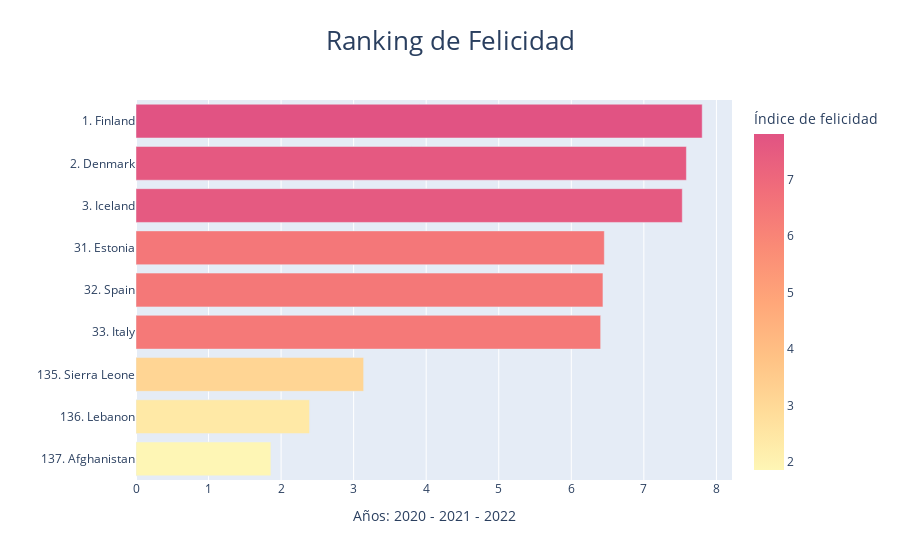

The notebook cell saved with this chart:
### Code cell
import plotly.express as px

fig = px.bar(total, x='Ladder score', y='Country name', color='Ladder score',
             labels={'Ladder score': 'Índice de felicidad', 'Country name': 'Ranking'},
             orientation='h', 
             title='Ranking de Felicidad',
             color_continuous_scale='pinkyl')  

fig.update_layout(yaxis_title='')
fig.update_layout(xaxis_title=' Años: 2020 - 2021 - 2022')
fig.update_layout(title_x=0.5)
fig.update_layout(title_font=dict(size=26))
fig.show()

### Figure 1 — Plotly figure (JSON) as saved in the notebook; plotly's stock layout.template omitted (floating-point values rounded to 4 significant figures)
{"data": [{"alignmentgroup": "True", "hovertemplate": "Índice de felicidad=%{marker.color}<br>Ranking=%{y}<extra></extra>", "legendgroup": "", "marker": {"color": [1.859, 2.392, 3.138, 6.405, 6.436, 6.455, 7.53, 7.586, 7.804], "coloraxis": "coloraxis", "pattern": {"shape": ""}}, "name": "", "offsetgroup": "", "orientation": "h", "showlegend": false, "textposition": "auto", "type": "bar", "x": [1.859, 2.392, 3.138, 6.405, 6.436, 6.455, 7.53, 7.586, 7.804], "xaxis": "x", "y": ["137. Afghanistan", "136. Lebanon", "135. Sierra Leone", "33. Italy", "32. Spain", "31. Estonia", "3. Iceland", "2. Denmark", "1. Finland"], "yaxis": "y"}], "layout": {"barmode": "relative", "coloraxis": {"colorbar": {"title": {"text": "Índice de felicidad"}}, "colorscale": [[0, "rgb(254, 246, 181)"], [0.1667, "rgb(255, 221, 154)"], [0.3333, "rgb(255, 194, 133)"], [0.5, "rgb(255, 166, 121)"], [0.6667, "rgb(250, 138, 118)"], [0.8333, "rgb(241, 109, 122)"], [1, "rgb(225, 83, 131)"]]}, "legend": {"tracegroupgap": 0}, "title": {"font": {"size": 26}, "text": "Ranking de Felicidad", "x": 0.5}, "xaxis": {"anchor": "y", "domain": [0, 1], "title": {"text": " Años: 2020 - 2021 - 2022"}}, "yaxis": {"anchor": "x", "domain": [0, 1], "title": {"text": ""}}}}
